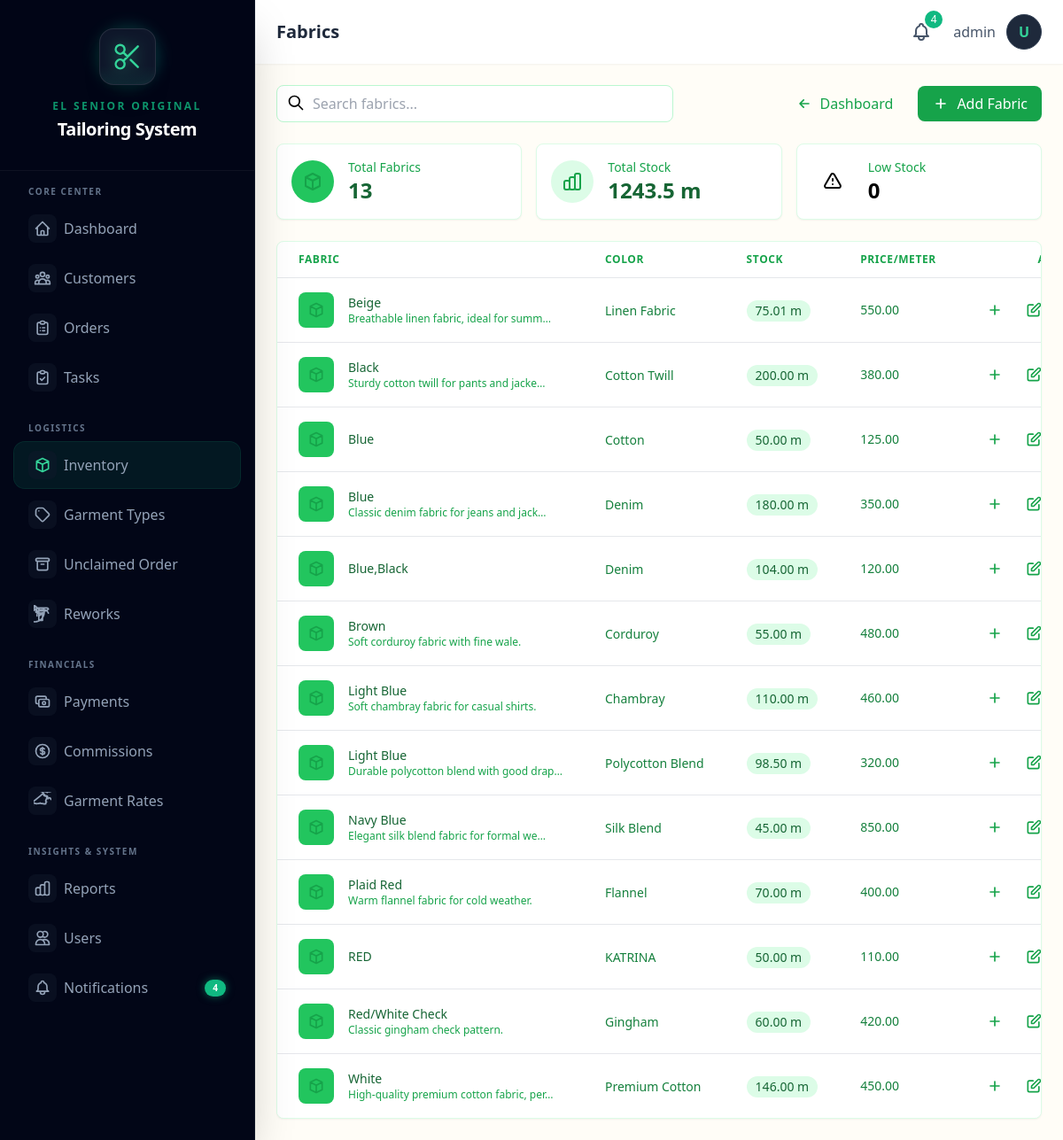
The page /inventory/fabrics/ (signed in) on the database as committed earlier.
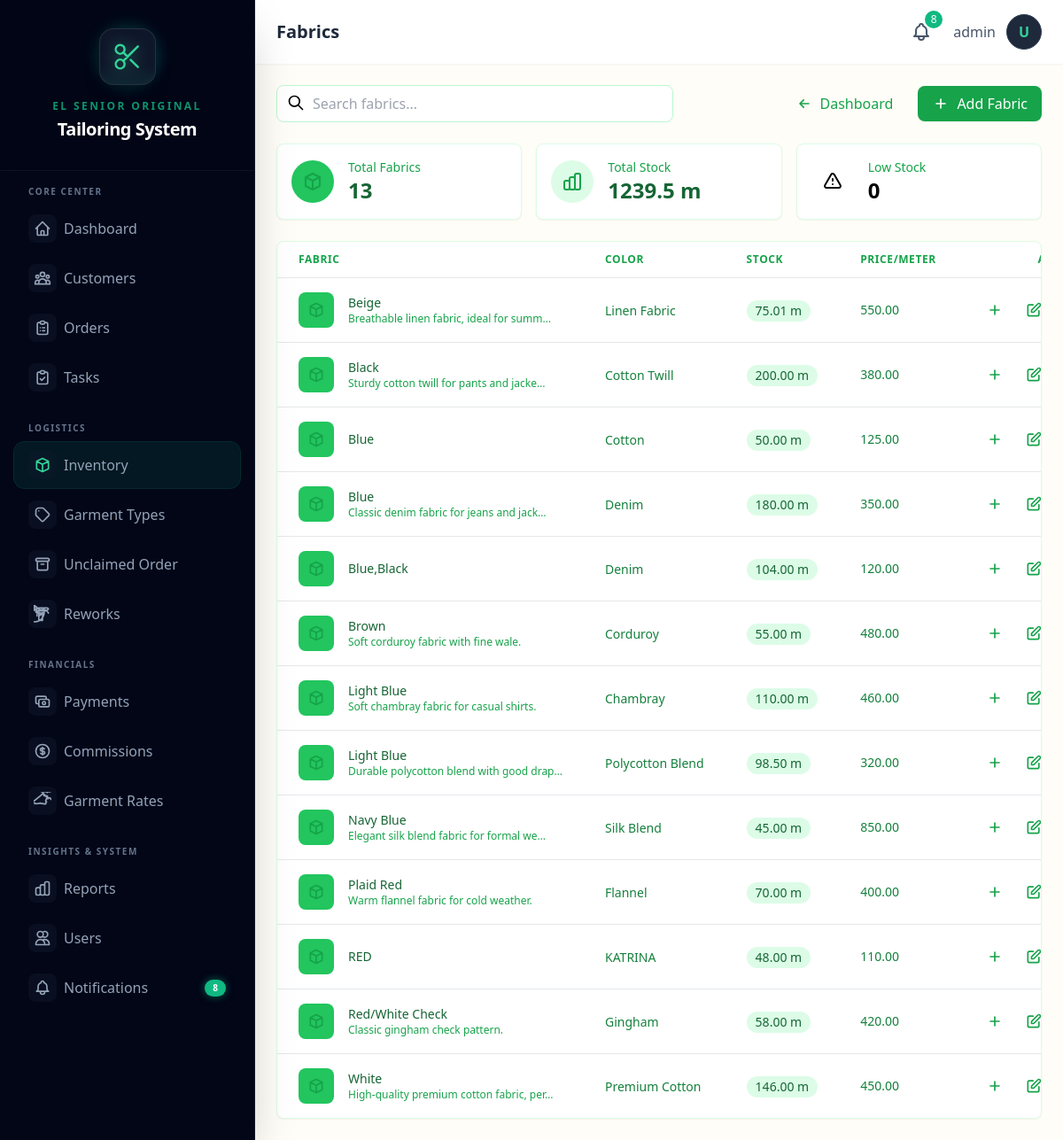
The same page on the database as committed later.
### core/models.py (models this page shows, shortened)
class Fabric(models.Model):
    material = models.ForeignKey(
        FabricMaterial,
        on_delete=models.CASCADE,
        related_name='fabrics',
        null=True,
        blank=True
    )
    color = models.ForeignKey(
        FabricColor,
        on_delete=models.CASCADE,
        related_name='fabrics'
    )
    stock_meters = models.DecimalField(
        max_digits=10,
        decimal_places=2,
        default=0,
        validators=[MinValueValidator(Decimal('0'))]
    )
    price_per_meter = models.DecimalField(
        max_digits=10,
        decimal_places=2,
        default=0
    )
    description = models.TextField(blank=True)
    created_at = models.DateTimeField(auto_now_add=True)
    updated_at = models.DateTimeField(auto_now=True)
    class Meta:
        ordering = ['material__name', 'color__name']

class FabricMaterial(models.Model):
    name = models.CharField(max_length=100, unique=True)
    created_at = models.DateTimeField(auto_now_add=True)
    class Meta:
        ordering = ['name']

class FabricColor(models.Model):
    name = models.CharField(max_length=100, unique=True)
    created_at = models.DateTimeField(auto_now_add=True)
    class Meta:
        ordering = ['name']

### core/views.py (the view)
    def wrapper(request, *args, **kwargs):
        if not request.user.is_authenticated:
            return redirect("login")
        if not hasattr(request.user, "profile") or not request.user.profile.is_admin:
            messages.error(request, "Admin access required.")
            return redirect("dashboard")
        return view_func(request, *args, **kwargs)

### core/context_processors.py (called while the page is built)
def shop_info(request):
    return {
        'SHOP_NAME': getattr(settings, 'SHOP_NAME', 'El Senior Original Tailoring'),
        'SHOP_ADDRESS': getattr(settings, 'SHOP_ADDRESS', ''),
        'SHOP_PHONE': getattr(settings, 'SHOP_PHONE', ''),
    }

def notifications(request):
    if not request.user.is_authenticated:
        return {
            'unread_notification_count': 0,
            'recent_notifications': [],
            'has_unread_notifications': False,
        }
    from .models import Notification
    unread_count = Notification.get_unread_count(request.user)
    recent_notifications = Notification.get_recent_notifications(request.user, limit=10)
    urgent_count = Notification.objects.filter(
        recipient=request.user,
        is_read=False,
        priority__in=['urgent', 'high']
    ).count()
    return {
        'unread_notification_count': unread_count,
        'recent_notifications': recent_notifications,
        'has_unread_notifications': unread_count > 0,
        'urgent_notification_count': urgent_count,
        'has_urgent_notifications': urgent_count > 0,
    }

### core/models.py (called while the page is built)
    @property
    def is_admin(self):
        return self.role == 'admin'

### templates/inventory/fabric_list.html (shortened to what the changed rows need)
{% extends 'base.html' %}
{% block page_title %}Fabrics{% endblock %}
{% block content %}
<div class="space-y-6">
    <div class="grid grid-cols-1 sm:grid-cols-3 gap-4">
        <div class="bg-white rounded-lg shadow-sm p-4 border border-green-100">
            <div class="flex items-center">
                <div class="ml-4">
                    <p class="text-sm font-medium text-green-600">Total Stock</p>
                    <p class="text-2xl font-bold text-green-800">{{ total_meters|floatformat:1|default:"0" }} m</p>
                </div>
            </div>
        </div>
    </div>
    <div id="fabric-table-container" class="bg-white rounded-lg shadow-sm border border-green-100 overflow-hidden">
        <div class="overflow-x-auto">
            <table class="min-w-full divide-y divide-brown-100">
                <thead class="bg-cream-5000">
                    <tr>
                        <th scope="col" class="px-6 py-3 text-left text-xs font-semibold text-green-600 uppercase tracking-wider">
                            Fabric
                        </th>
                        <th scope="col" class="px-6 py-3 text-left text-xs font-semibold text-green-600 uppercase tracking-wider">
                            Color
                        </th>
                        <th scope="col" class="px-6 py-3 text-left text-xs font-semibold text-green-600 uppercase tracking-wider">
                            Stock
                        </th>
                        <th scope="col" class="px-6 py-3 text-left text-xs font-semibold text-green-600 uppercase tracking-wider">
                            Price/Meter
                        </th>
                        <th scope="col" class="px-6 py-3 text-right text-xs font-semibold text-green-600 uppercase tracking-wider">
                        </th>
                    </tr>
                </thead>
                <tbody class="bg-white divide-y divide-brown-100">
                    {% for fabric in fabrics %}
                    <tr class="hover:bg-pink-5000 transition-colors">
                        <td class="px-6 py-4 whitespace-nowrap">
                            <div class="flex items-center">
                                <div class="w-10 h-10 rounded-lg bg-green-500 flex items-center justify-center">
                                    <svg class="w-5 h-5 text-green-600" fill="none" stroke="currentColor" viewBox="0 0 24 24">
                                        <path stroke-linecap="round" stroke-linejoin="round" stroke-width="2" d="M20 7l-8-4-8 4m16 0l-8 4m8-4v10l-8 4m0-10L4 7m8 4v10M4 7v10l8 4"/>
                                    </svg>
                                </div>
                                <div class="ml-4">
                                    <div class="text-sm font-medium text-green-800">{{ fabric.material.name }}</div>
                                    {% if fabric.description %}
                                    <div class="text-xs text-green-600 truncate max-w-xs">{{ fabric.description|truncatechars:40 }}</div>
                                    {% endif %}
                                </div>
                            </div>
                        </td>
                        <td class="px-6 py-4 whitespace-nowrap">
                            <span class="text-sm text-green-700">{{ fabric.color.name }}</span>
                        </td>
                        <td class="px-6 py-4 whitespace-nowrap">
                            <span class="inline-flex items-center px-2.5 py-0.5 rounded-full text-sm font-medium
                                {% if fabric.stock_meters <= 5 %}bg-salmon-100 text-salmon-500
                                {% elif fabric.stock_meters <= 15 %}bg-pink-100 text-pink-500
                                {% else %}bg-green-100 text-green-800{% endif %}">
                                {{ fabric.stock_meters }} m
                            </span>
                        </td>
                        <td class="px-6 py-4 whitespace-nowrap text-sm text-green-700">
                            {{ fabric.price_per_meter }}
                        </td>
                        <td class="px-6 py-4 whitespace-nowrap text-right text-sm font-medium">
                            <div class="flex items-center justify-end space-x-2">
                                <button type="button"
                                        class="p-2 text-green-600 hover:bg-green-50 rounded-lg transition-colors"
                                        title="Add Stock"
                                        hx-get="{% url 'fabric_add_stock' fabric.pk %}"
                                        hx-target="#modal-container"
                                        hx-swap="innerHTML">
                                    <svg class="w-5 h-5" fill="none" stroke="currentColor" viewBox="0 0 24 24">
                                        <path stroke-linecap="round" stroke-linejoin="round" stroke-width="2" d="M12 6v6m0 0v6m0-6h6m-6 0H6"/>
                                    </svg>
                                </button>
                                <a href="{% url 'fabric_edit' fabric.pk %}"
                                   class="p-2 text-green-600 hover:bg-pink-50000 rounded-lg transition-colors"
                                   title="Edit">
                                    <svg class="w-5 h-5" fill="none" stroke="currentColor" viewBox="0 0 24 24">
                                        <path stroke-linecap="round" stroke-linejoin="round" stroke-width="2" d="M11 5H6a2 2 0 00-2 2v11a2 2 0 002 2h11a2 2 0 002-2v-5m-1.414-9.414a2 2 0 112.828 2.828L11.828 15H9v-2.828l8.586-8.586z"/>
                                    </svg>
                                </a>
                            </div>
                        </td>
                    </tr>
                    {% endfor %}
                </tbody>
            </table>
        </div>
    </div>
</div>
{% endblock %}

### templates/base.html (shortened to what the changed rows need)
<!DOCTYPE html>
<html lang="en">
<head>
    {% load static %}
    <script src="{% static 'js/tailwind.js' %}"></script>
    <link rel="stylesheet" href="https://unpkg.com/unpoly@3.10.2/unpoly.min.css">
</head>
<body class="bg-cream-50 min-h-screen">
    {% block body %}
    {% if user.is_authenticated %}
    <div x-data="{ sidebarOpen: false }" class="flex h-screen overflow-hidden">
        <aside :class="sidebarOpen ? 'translate-x-0' : '-translate-x-full'"
            class="fixed inset-y-0 left-0 z-30 w-72 bg-slate-950 border-r border-slate-800/50 transform transition-all duration-300 ease-in-out lg:translate-x-0 lg:static lg:inset-auto no-print shadow-2xl overflow-y-auto scrollbar-thin scrollbar-thumb-slate-800 scrollbar-track-transparent">
            <div class="sticky top-0 z-20 flex flex-col items-center justify-center py-8 px-6 bg-slate-950/80 backdrop-blur-md border-b border-white/5">
                <h2 class="mt-4 text-center">
                    <span class="block text-xs uppercase tracking-[0.2em] text-emerald-500 font-bold mb-1 opacity-80">El Senior Original</span>
                    <span class="block text-xl font-black text-white tracking-tight">Tailoring System</span>
                </h2>
            </div>
            <nav class="mt-4 px-4 pb-8 space-y-6">
                <div>
                    <div class="space-y-1">
                        <a href="{% url 'notification_list' %}"
                            class="flex items-center px-4 py-2.5 text-slate-400 rounded-xl hover:bg-white/5 hover:text-white transition-all duration-200 group ">
                            <div class="w-8 h-8 flex items-center justify-center mr-2 rounded-lg bg-slate-900/50 group-hover:bg-emerald-500/10 transition-colors">
                                <svg class="w-5 h-5 {% if 'notifications' in request.path %}text-emerald-400{% else %}group-hover:text-emerald-400{% endif %}"
                                    fill="none" stroke="currentColor" viewBox="0 0 24 24">
                                    <path stroke-linecap="round" stroke-linejoin="round" stroke-width="2"
                                        d="M15 17h5l-1.405-1.405A2.032 2.032 0 0118 14.158V11a6.002 6.002 0 00-4-5.659V5a2 2 0 10-4 0v.341C7.67 6.165 6 8.388 6 11v3.159c0 .538-.214 1.055-.595 1.436L4 17h5m6 0v1a3 3 0 11-6 0v-1m6 0H9" />
                                </svg>
                            </div>
                            <span class="font-medium">Notifications</span>
                            {% if unread_notification_count > 0 %}
                            <span class="ml-auto bg-emerald-500 text-white text-[10px] font-bold rounded-full px-1.5 py-0.5 min-w-[1.5rem] text-center shadow-[0_0_10px_rgba(16,185,129,0.5)]">{{ unread_notification_count }}</span>
                            {% endif %}
                        </a>
                    </div>
                </div>
            </nav>
        </aside>
        <div class="flex-1 flex flex-col overflow-hidden">
            <header class="bg-white shadow-sm z-10 no-print">
                <div class="flex items-center justify-between px-6 py-4">
                    <h1 class="text-xl font-semibold text-slate-800">{% block page_title %}Dashboard{% endblock %}</h1>
                    <div class="flex items-center gap-4">
                        <div x-data="{ notifOpen: false }" class="relative">
                            <button @click="notifOpen = !notifOpen" @click.away="notifOpen = false"
                                class="relative p-2 text-slate-600 hover:text-slate-800 hover:bg-slate-100 rounded-full focus:outline-none transition-colors"
                                hx-get="{% url 'notification_dropdown' %}" hx-trigger="click"
                                hx-target="#notification-dropdown-content" hx-swap="innerHTML">
                                {% if unread_notification_count > 0 %}
                                <span
                                    class="absolute -top-1 -right-1 bg-emerald-500 text-white text-xs rounded-full h-5 w-5 flex items-center justify-center animate-pulse">
                                    {{ unread_notification_count|default:0 }}
                                </span>
                                {% endif %}
                            </button>
                        </div>
                    </div>
            </header>
            <main id="main-content" class="flex-1 overflow-y-auto p-6">
                {% block content %}{% endblock %}
            </main>
        </div>
    </div>
    {% else %}
    {% block unauthenticated_content %}{% endblock %}
    {% endif %}
    {% endblock %}
</body>
</html>

Rows that differ between the two databases and show on the page:
changed Fabric "RED": stock_meters "50.00" → "48.00"
changed Fabric "Classic gingham check pattern.": stock_meters "60.00" → "58.00"
Other text that changed with them:
{{ unread_notification_count }}: "4" → "8"
{{ unread_notification_count|default:0 }}: "4" → "8"
{{ total_meters|floatformat:1|default:"0" }}: "1243.5" → "1239.5"
